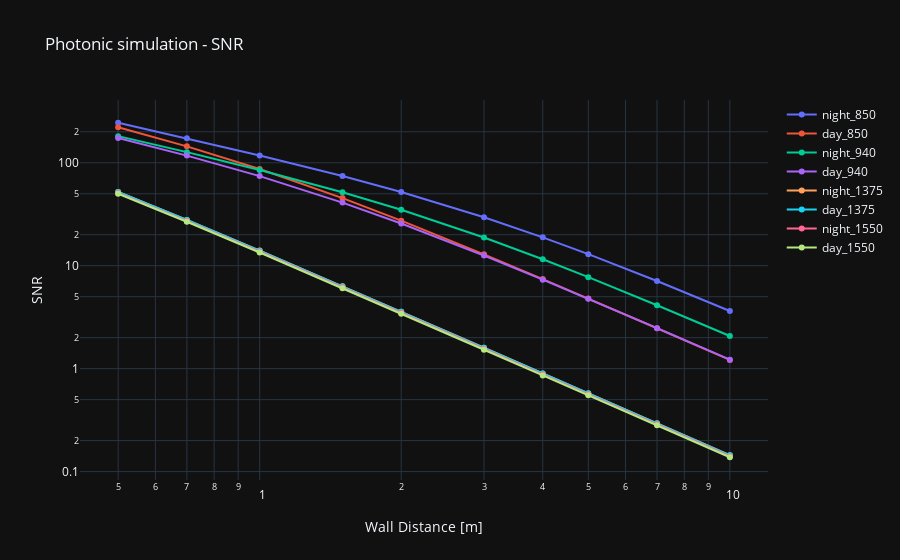

Here is the notebook cell this chart was saved with:
### Code cell
layout = dict(title='Photonic simulation - SNR',
              xaxis=dict(title='Wall Distance [m]', type='log'),  # Select 'log' or 'linear'
              yaxis=dict(title='SNR',type='log'),  # Select 'log' or 'linear'
              template='plotly_dark',
              barmode='group',
              hovermode='x')

iplot(dict(data=data2, layout=layout))

### Figure 1 — Plotly figure (JSON) as saved in the notebook; plotly's stock layout.template omitted (floating-point values rounded to 4 significant figures)
{"data": [{"mode": "lines+markers", "name": "night_850", "type": "scatter", "x": [0.5, 0.7, 1, 1.5, 2, 3, 4, 5, 7, 10], "y": [244.8, 172.7, 117.9, 74.24, 51.91, 29.53, 18.85, 12.96, 7.101, 3.632]}, {"mode": "lines+markers", "name": "day_850", "type": "scatter", "x": [0.5, 0.7, 1, 1.5, 2, 3, 4, 5, 7, 10], "y": [221.1, 144.4, 87.0, 45.37, 27.39, 12.89, 7.41, 4.792, 2.468, 1.215]}, {"mode": "lines+markers", "name": "night_940", "type": "scatter", "x": [0.5, 0.7, 1, 1.5, 2, 3, 4, 5, 7, 10], "y": [181.4, 126.8, 85.08, 51.78, 34.97, 18.79, 11.54, 7.738, 4.127, 2.074]}, {"mode": "lines+markers", "name": "day_940", "type": "scatter", "x": [0.5, 0.7, 1, 1.5, 2, 3, 4, 5, 7, 10], "y": [173.8, 117.3, 74.17, 41.04, 25.69, 12.53, 7.318, 4.769, 2.474, 1.223]}, {"mode": "lines+markers", "name": "night_1375", "type": "scatter", "x": [0.5, 0.7, 1, 1.5, 2, 3, 4, 5, 7, 10], "y": [52.04, 27.84, 14.02, 6.327, 3.578, 1.597, 0.8993, 0.5759, 0.294, 0.1441]}, {"mode": "lines+markers", "name": "day_1375", "type": "scatter", "x": [0.5, 0.7, 1, 1.5, 2, 3, 4, 5, 7, 10], "y": [51.96, 27.8, 14.0, 6.315, 3.572, 1.594, 0.8976, 0.5748, 0.2935, 0.1438]}, {"mode": "lines+markers", "name": "night_1550", "type": "scatter", "x": [0.5, 0.7, 1, 1.5, 2, 3, 4, 5, 7, 10], "y": [50.78, 27.15, 13.66, 6.162, 3.484, 1.555, 0.8756, 0.5607, 0.2862, 0.1403]}, {"mode": "lines+markers", "name": "day_1550", "type": "scatter", "x": [0.5, 0.7, 1, 1.5, 2, 3, 4, 5, 7, 10], "y": [50.04, 26.71, 13.43, 6.055, 3.423, 1.527, 0.86, 0.5508, 0.2811, 0.1378]}], "layout": {"barmode": "group", "hovermode": "x", "title": {"text": "Photonic simulation - SNR"}, "xaxis": {"title": {"text": "Wall Distance [m]"}, "type": "log"}, "yaxis": {"title": {"text": "SNR"}, "type": "log"}}}
